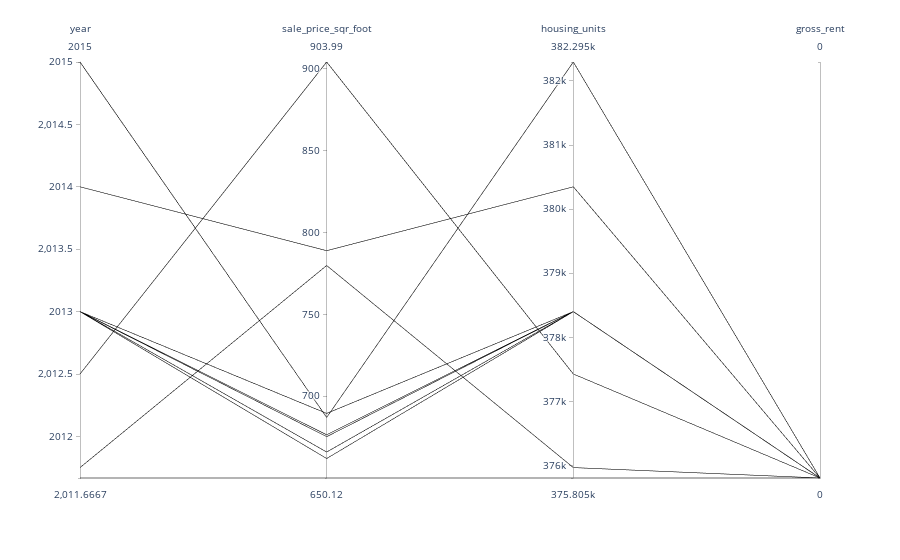

Source (notebook cell):
### Code cell
# Parallel Coordinates Plot
parallel_coordinates = px.parallel_coordinates(most_expensive_neighborhoods, color="gross_rent")
parallel_coordinates

### Figure 1 — Plotly figure (JSON) as saved in the notebook; plotly's stock layout.template omitted (floating-point values rounded to 4 significant figures)
{"data": [{"dimensions": [{"label": "year", "values": [2012.0, 2014, 2012.0, 2013, 2015, 2013, 2013, 2013, 2013, 2012.0]}, {"label": "sale_price_sqr_foot", "values": [904.0, 788.8, 779.8, 689.6, 687.1, 676.5, 675.4, 666.0, 662.0, 650.1]}, {"label": "housing_units", "values": [377400.0, 380348, 376000.0, 378401, 382295, 378401, 378401, 378401, 378401, 375805]}, {"label": "gross_rent", "values": [null, null, null, null, null, null, null, null, null, null]}], "domain": {"x": [0, 1], "y": [0, 1]}, "line": {"color": [null, null, null, null, null, null, null, null, null, null], "coloraxis": "coloraxis"}, "name": "", "type": "parcoords"}], "layout": {"autosize": true, "coloraxis": {"colorbar": {"title": {"text": "gross_rent"}}, "colorscale": [[0, "#0d0887"], [0.1111, "#46039f"], [0.2222, "#7201a8"], [0.3333, "#9c179e"], [0.4444, "#bd3786"], [0.5556, "#d8576b"], [0.6667, "#ed7953"], [0.7778, "#fb9f3a"], [0.8889, "#fdca26"], [1, "#f0f921"]]}, "legend": {"tracegroupgap": 0}, "margin": {"t": 60}}}
